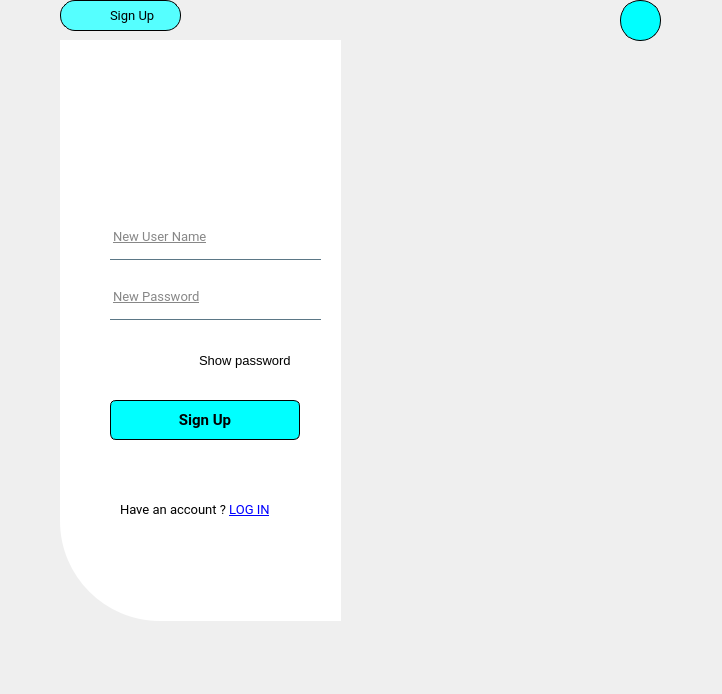
<?xml version="1.0" encoding="UTF-8"?>
<ui version="4.0">
 <class>Signup</class>
 <widget class="QWidget" name="Signup">
  <property name="enabled">
   <bool>true</bool>
  </property>
  <property name="geometry">
   <rect>
    <x>0</x>
    <y>0</y>
    <width>722</width>
    <height>694</height>
   </rect>
  </property>
  <property name="contextMenuPolicy">
   <enum>Qt::NoContextMenu</enum>
  </property>
  <property name="windowTitle">
   <string>Form</string>
  </property>
  <property name="windowIcon">
   <iconset resource="Cpu_hinh.qrc">
    <normaloff>:/hinh/image/cpu.png</normaloff>:/hinh/image/cpu.png</iconset>
  </property>
  <property name="autoFillBackground">
   <bool>false</bool>
  </property>
  <widget class="QWidget" name="widget" native="true">
   <property name="geometry">
    <rect>
     <x>60</x>
     <y>40</y>
     <width>561</width>
     <height>581</height>
    </rect>
   </property>
   <property name="autoFillBackground">
    <bool>false</bool>
   </property>
   <property name="styleSheet">
    <string notr="true">background-color: transparent;</string>
   </property>
   <widget class="QLabel" name="lb_bg_left">
    <property name="geometry">
     <rect>
      <x>0</x>
      <y>0</y>
      <width>281</width>
      <height>581</height>
     </rect>
    </property>
    <property name="font">
     <font>
      <family>Segoe UI</family>
      <weight>75</weight>
      <bold>true</bold>
     </font>
    </property>
    <property name="styleSheet">
     <string notr="true">background-color: rgba(255, 255, 255);

border-bottom-left-radius: 100px;</string>
    </property>
    <property name="text">
     <string/>
    </property>
   </widget>
   <widget class="QLineEdit" name="le_nus_2">
    <property name="geometry">
     <rect>
      <x>50</x>
      <y>180</y>
      <width>211</width>
      <height>40</height>
     </rect>
    </property>
    <property name="font">
     <font>
      <family>Roboto</family>
      <pointsize>10</pointsize>
      <italic>false</italic>
      <underline>true</underline>
     </font>
    </property>
    <property name="styleSheet">
     <string notr="true">background-color:rgba(0, 0, 0, 0);
border:1px solid rgba(0, 0, 0, 0);
border-bottom-color:rgba(46, 82, 101, 200);
color:rgb(0,0, 0, 240);
padding-bottom:7px</string>
    </property>
    <property name="frame">
     <bool>false</bool>
    </property>
    <property name="alignment">
     <set>Qt::AlignLeading|Qt::AlignLeft|Qt::AlignVCenter</set>
    </property>
    <property name="dragEnabled">
     <bool>false</bool>
    </property>
    <property name="readOnly">
     <bool>false</bool>
    </property>
    <property name="placeholderText">
     <string>New User Name</string>
    </property>
   </widget>
   <widget class="QLineEdit" name="le_npw_2">
    <property name="geometry">
     <rect>
      <x>50</x>
      <y>240</y>
      <width>211</width>
      <height>40</height>
     </rect>
    </property>
    <property name="font">
     <font>
      <family>Roboto</family>
      <pointsize>10</pointsize>
      <underline>true</underline>
     </font>
    </property>
    <property name="styleSheet">
     <string notr="true">background-color:rgba(0, 0, 0, 0);
border:1px solid rgba(0, 0, 0, 0);
border-bottom-color:rgba(46, 82, 101, 200);
color:rgb(0,0, 0, 240);
padding-bottom:7px</string>
    </property>
    <property name="frame">
     <bool>false</bool>
    </property>
    <property name="echoMode">
     <enum>QLineEdit::Password</enum>
    </property>
    <property name="alignment">
     <set>Qt::AlignLeading|Qt::AlignLeft|Qt::AlignVCenter</set>
    </property>
    <property name="dragEnabled">
     <bool>false</bool>
    </property>
    <property name="readOnly">
     <bool>false</bool>
    </property>
    <property name="placeholderText">
     <string>New Password</string>
    </property>
   </widget>
   <widget class="QPushButton" name="pb_signup">
    <property name="geometry">
     <rect>
      <x>50</x>
      <y>360</y>
      <width>190</width>
      <height>40</height>
     </rect>
    </property>
    <property name="font">
     <font>
      <family>Roboto</family>
      <pointsize>11</pointsize>
      <weight>75</weight>
      <bold>true</bold>
     </font>
    </property>
    <property name="styleSheet">
     <string notr="true">QPushButton {
background-color: rgb(0, 255, 255);
    color: black;
    border: 1px solid black;     

    border-radius: 6px;
    padding: 6px 12px;
}

QPushButton:hover {
    background-color: qlineargradient(
        x1:0, y1:0, x2:1, y2:1,
        stop:0 #ffffcc,  
        stop:1 #fff176   
    );
    color: black;
}

QPushButton:pressed {
    background-color: qlineargradient(
        x1:0, y1:0, x2:1, y2:1,
        stop:0 #ffb74d,  
        stop:1 #f57c00  
    );
    color: black;
}
</string>
    </property>
    <property name="text">
     <string>Sign Up</string>
    </property>
    <property name="icon">
     <iconset resource="Cpu_hinh.qrc">
      <normaloff>:/hinh/image/sign.png</normaloff>:/hinh/image/sign.png</iconset>
    </property>
    <property name="iconSize">
     <size>
      <width>20</width>
      <height>20</height>
     </size>
    </property>
   </widget>
   <widget class="QCheckBox" name="cb_show_2">
    <property name="geometry">
     <rect>
      <x>120</x>
      <y>310</y>
      <width>141</width>
      <height>21</height>
     </rect>
    </property>
    <property name="font">
     <font>
      <pointsize>10</pointsize>
     </font>
    </property>
    <property name="text">
     <string>Show password</string>
    </property>
   </widget>
   <widget class="QLabel" name="lb_logo">
    <property name="geometry">
     <rect>
      <x>40</x>
      <y>-10</y>
      <width>201</width>
      <height>191</height>
     </rect>
    </property>
    <property name="font">
     <font>
      <family>Segoe UI</family>
      <pointsize>12</pointsize>
      <weight>75</weight>
      <bold>true</bold>
     </font>
    </property>
    <property name="styleSheet">
     <string notr="true"/>
    </property>
    <property name="text">
     <string/>
    </property>
    <property name="textFormat">
     <enum>Qt::RichText</enum>
    </property>
    <property name="pixmap">
     <pixmap resource="Cpu_hinh.qrc">:/hinh/image/logo1.png</pixmap>
    </property>
    <property name="scaledContents">
     <bool>true</bool>
    </property>
    <property name="alignment">
     <set>Qt::AlignCenter</set>
    </property>
   </widget>
   <widget class="QLabel" name="lk_login">
    <property name="geometry">
     <rect>
      <x>60</x>
      <y>460</y>
      <width>201</width>
      <height>20</height>
     </rect>
    </property>
    <property name="font">
     <font>
      <family>Roboto</family>
      <pointsize>10</pointsize>
     </font>
    </property>
    <property name="text">
     <string>&lt;html&gt;&lt;head/&gt;&lt;body&gt;&lt;p&gt;Have an account ? &lt;a href=&quot;#&quot;&gt;&lt;span style=&quot; text-decoration: underline; color:#0000ff;&quot;&gt;LOG IN&lt;/span&gt;&lt;/a&gt;&lt;/p&gt;&lt;/body&gt;&lt;/html&gt;</string>
    </property>
   </widget>
   <widget class="QLabel" name="lb_bg_right">
    <property name="geometry">
     <rect>
      <x>280</x>
      <y>0</y>
      <width>281</width>
      <height>581</height>
     </rect>
    </property>
    <property name="styleSheet">
     <string notr="true">border-image: url(:/hinh/image/i7_vs_ryzen_7_a7a7db20c7df41a1b366d8c5afa20d12.webp);


border-top-right-radius:100px;</string>
    </property>
    <property name="frameShape">
     <enum>QFrame::NoFrame</enum>
    </property>
    <property name="text">
     <string/>
    </property>
    <property name="scaledContents">
     <bool>true</bool>
    </property>
   </widget>
   <widget class="QLabel" name="lb_icon_newpw">
    <property name="geometry">
     <rect>
      <x>10</x>
      <y>240</y>
      <width>41</width>
      <height>41</height>
     </rect>
    </property>
    <property name="text">
     <string/>
    </property>
    <property name="pixmap">
     <pixmap resource="Cpu_hinh.qrc">:/hinh/image/lock.png</pixmap>
    </property>
    <property name="scaledContents">
     <bool>true</bool>
    </property>
   </widget>
   <widget class="QLabel" name="lb_icon_newus">
    <property name="geometry">
     <rect>
      <x>20</x>
      <y>185</y>
      <width>31</width>
      <height>31</height>
     </rect>
    </property>
    <property name="text">
     <string/>
    </property>
    <property name="pixmap">
     <pixmap resource="Cpu_hinh.qrc">:/hinh/image/user.png</pixmap>
    </property>
    <property name="scaledContents">
     <bool>true</bool>
    </property>
   </widget>
   <widget class="QLabel" name="lb_icon_haveanaccount">
    <property name="geometry">
     <rect>
      <x>20</x>
      <y>430</y>
      <width>51</width>
      <height>51</height>
     </rect>
    </property>
    <property name="text">
     <string/>
    </property>
    <property name="pixmap">
     <pixmap resource="Cpu_hinh.qrc">:/hinh/image/person.png</pixmap>
    </property>
    <property name="scaledContents">
     <bool>true</bool>
    </property>
   </widget>
  </widget>
  <widget class="QPushButton" name="exit">
   <property name="geometry">
    <rect>
     <x>620</x>
     <y>0</y>
     <width>41</width>
     <height>41</height>
    </rect>
   </property>
   <property name="font">
    <font>
     <family>Roboto</family>
     <pointsize>11</pointsize>
     <weight>75</weight>
     <bold>true</bold>
    </font>
   </property>
   <property name="styleSheet">
    <string notr="true">QPushButton {
background-color: rgb(0, 255, 255);
    color: black;
    border: 1px solid black; 

    border-radius:20px;
    padding: 6px 12px;
}

QPushButton:hover {
    background-color: qlineargradient(
        x1:0, y1:0, x2:1, y2:1,
        stop:0 #ffffcc,
        stop:1 #fff176  
    );
    color: black;
}

QPushButton:pressed {
    background-color: qlineargradient(
        x1:0, y1:0, x2:1, y2:1,
        stop:0 #ffb74d, 
        stop:1 #f57c00  
    );
    color: black;
}
</string>
   </property>
   <property name="text">
    <string/>
   </property>
   <property name="icon">
    <iconset resource="Cpu_hinh.qrc">
     <normaloff>:/hinh/image/reject.png</normaloff>:/hinh/image/reject.png</iconset>
   </property>
   <property name="iconSize">
    <size>
     <width>20</width>
     <height>20</height>
    </size>
   </property>
  </widget>
  <widget class="QLabel" name="label_2">
   <property name="geometry">
    <rect>
     <x>110</x>
     <y>0</y>
     <width>61</width>
     <height>31</height>
    </rect>
   </property>
   <property name="font">
    <font>
     <family>Roboto</family>
     <pointsize>10</pointsize>
    </font>
   </property>
   <property name="text">
    <string>Sign Up</string>
   </property>
  </widget>
  <widget class="QLabel" name="label_3">
   <property name="geometry">
    <rect>
     <x>60</x>
     <y>0</y>
     <width>121</width>
     <height>31</height>
    </rect>
   </property>
   <property name="styleSheet">
    <string notr="true">background-color: rgb(85, 255, 255);
border-radius:15px;
    border: 1px solid black; </string>
   </property>
   <property name="text">
    <string/>
   </property>
  </widget>
  <widget class="QLabel" name="label_4">
   <property name="geometry">
    <rect>
     <x>70</x>
     <y>0</y>
     <width>29</width>
     <height>29</height>
    </rect>
   </property>
   <property name="text">
    <string/>
   </property>
   <property name="pixmap">
    <pixmap resource="Cpu_hinh.qrc">:/hinh/image/sign.png</pixmap>
   </property>
   <property name="scaledContents">
    <bool>true</bool>
   </property>
  </widget>
  <zorder>widget</zorder>
  <zorder>exit</zorder>
  <zorder>label_3</zorder>
  <zorder>label_4</zorder>
  <zorder>label_2</zorder>
 </widget>
 <resources>
  <include location="Cpu_hinh.qrc"/>
 </resources>
 <connections/>
</ui>
